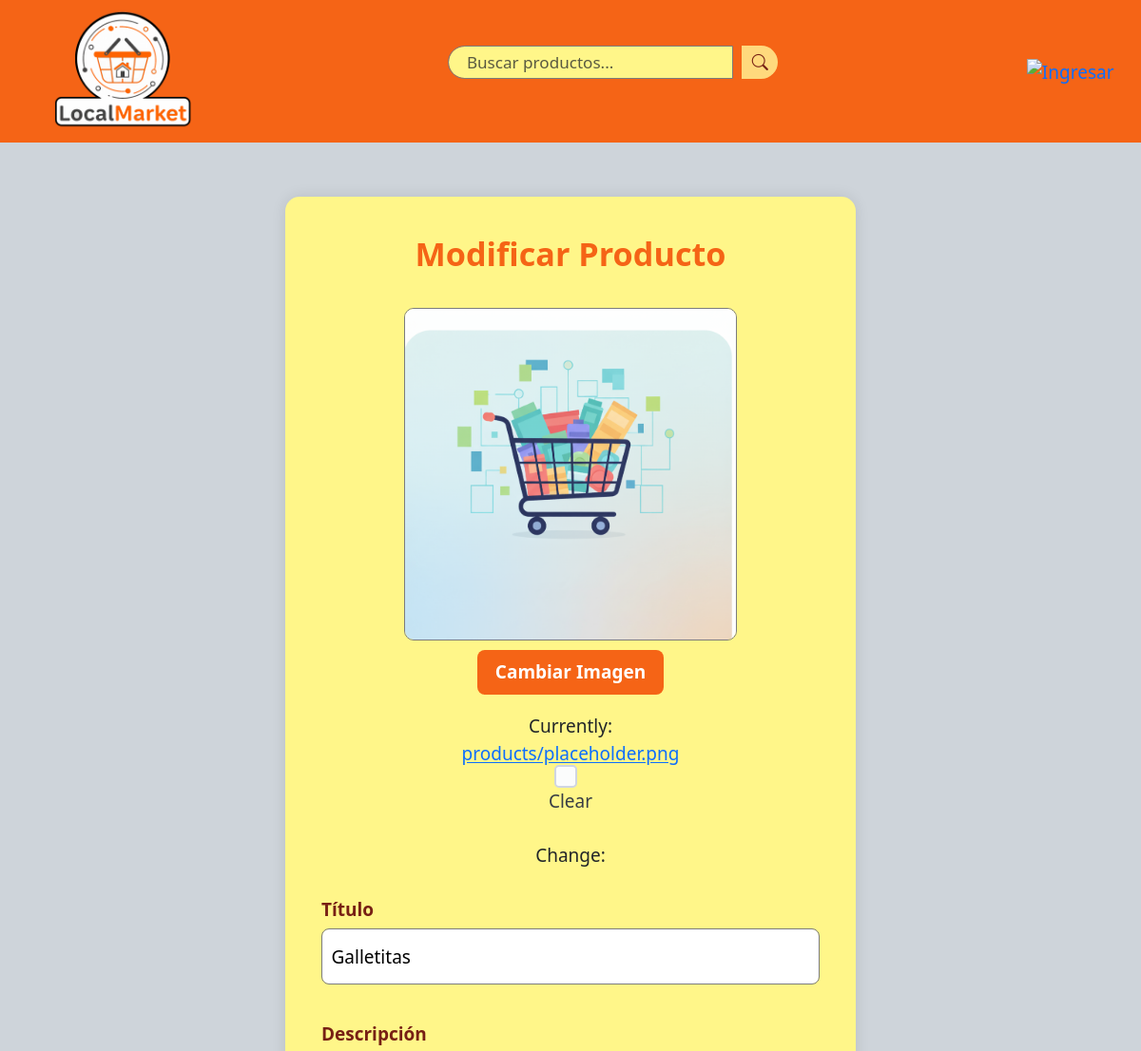
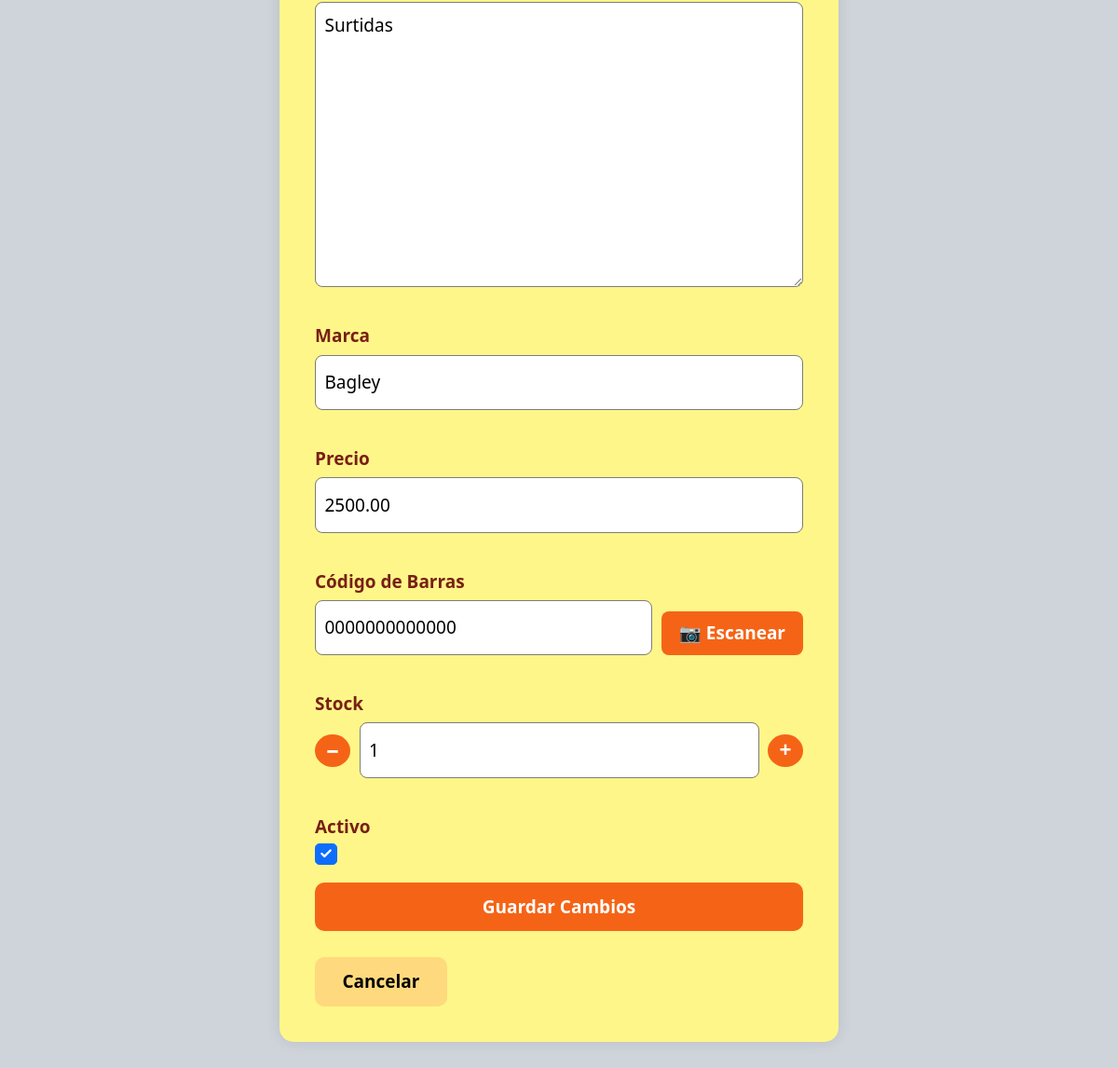
The page /productos/2/modificar/ on the database its author committed (2 pictures, top to bottom).
### market/models.py (models this page shows, shortened)
class Product(models.Model):
    seller = models.ForeignKey(
        settings.AUTH_USER_MODEL,
        on_delete=models.CASCADE,
        related_name="products"
    )
    title = models.CharField(max_length=200)
    description = models.TextField(blank=True)
    marca = models.CharField(max_length=100, blank=True, default="Generico")
    price = models.DecimalField(max_digits=12, decimal_places=2)
    image = models.ImageField(
        upload_to="products/",
        blank=True,
        null=True,
        default="products/placeholder.png"
    )
    barcode = models.CharField(
        max_length=13,
        blank=True,
        default="0000000000000"
    )
    stock = models.IntegerField(
        blank=True,
        default=1
    )
    created_at = models.DateTimeField(auto_now_add=True)
    active = models.BooleanField(default=True)
    source = models.CharField(max_length=100, blank=True, default="Coto")  # supermercado
    query = models.CharField(max_length=100, blank=True, null=True)  # término de búsqueda

### market/views.py (the view)
# urls.py: path('<int:product_id>/modificar/', views.mod_product, name='mod_product'),
def mod_product(request, product_id):
    product = get_object_or_404(Product, pk=product_id)
    if request.method == 'POST':
        form = ProductForm(request.POST, request.FILES, instance=product)
        if form.is_valid():
            form.save()
            return redirect('market:product_list')
    else:
        form = ProductForm(instance=product)
    return render(request, 'market/mod_product.html', {'form': form})

### market/forms.py
class ProductForm(forms.ModelForm):
    class Meta:
        model = Product
        fields = ["title", "description", "marca", "price", "active", "image","barcode","stock",]
        widgets = {
            "title": forms.TextInput(attrs={"class": "form-control"}),
            "description": forms.Textarea(attrs={"class": "form-control"}),
            "marca": forms.TextInput(attrs={"class": "form-control"}),
            "price": forms.NumberInput(attrs={"class": "form-control"}),
            "active": forms.CheckboxInput(attrs={"class": "form-check-input"}),
            "image": forms.ClearableFileInput(attrs={
                "id": "id_image",
                "accept": "image/*"
            }),
            "barcode": forms.TextInput(attrs={
               "class": "form-control",
               "placeholder": "Ej: 0000000000000"
           }),
            "stock": forms.NumberInput(attrs={
               "class": "form-control",
               "min": "0",
               "placeholder": "Cantidad disponible"
           }),
        }

### market/context_processors.py (called while the page is built)
def user_avatar(request):
    if request.user.is_authenticated:
        avatar_url = get_user_avatar(request.user)
        return {'user_avatar_url': avatar_url}
    return {}

### market/templates/market/mod_product.html (shortened to what this page needs)
{% extends "base.html" %}
{% block content %}
<div class="add-product-container">
  <h2 class="title">Modificar Producto</h2>
  <form method="post" enctype="multipart/form-data" class="add-product-form">
    <div class="image-upload-group">
      <div class="image-preview-wrapper">
        <img id="imagePreview"
             src="{% if form.instance.image %}{{ form.instance.image.url }}{% else %}{{ MEDIA_URL }}products/placeholder.png{% endif %}"
             data-placeholder="{{ MEDIA_URL }}products/placeholder.png"
             alt="Preview imagen"
             class="image-preview">
      </div>
      <button type="button" id="selectImageBtn" class="btn select-image-btn">
        Cambiar Imagen
      </button>
      {{ form.image }}
    </div>
    <div class="form-inputs">
      <div class="form-group">
        <label for="id_title">Título</label>
        {{ form.title }}
      </div>
      <div class="form-group">
        <label for="id_description">Descripción</label>
        {{ form.description }}
      </div>
      <div class="form-group">
        <label for="id_marca">Marca</label>
        {{ form.marca }}
      </div>
      <div class="form-group">
        <label for="id_price">Precio</label>
        {{ form.price }}
      </div>
      <div class="form-group">
        <label for="id_barcode">Código de Barras</label>
        <div class="barcode-group">
          {{ form.barcode }}
          <button type="button" class="barcode-scan-btn" onclick="window.location.href='{% url 'scanner:scan' %}'">
            📷 Escanear
          </button>
        </div>
      </div>
      <div class="form-group">
        <label for="id_stock">Stock</label>
        <div class="stock-group">
          <button type="button" class="stock-btn" onclick="decrementStock()">−</button>
          {{ form.stock }}
          <button type="button" class="stock-btn" onclick="incrementStock()">+</button>
        </div>
      </div>
      <div class="form-group">
        <label for="id_active">Activo</label>
        {{ form.active }}
      </div>
    </div>
    <div class="form-actions">
      <button type="submit" class="btn save-btn">Guardar Cambios</button>
      <a href="{% url 'market:product_list' %}" class="btn cancel-btn">Cancelar</a>
    </div>
  </form>
</div>
{% endblock %}

### static/css/styles.css (style rules this page uses)
:root { --orange-pantone: #f56416ff; --falu-red: #772014ff; --gray: #7c7c7cff; --jasmine: #ffd97dff; --maize: #fff689ff; }
.add-product-container { max-width: 600px; margin: 2rem auto; background-color: var(--maize); padding: 2rem; border-radius: 15px; box-shadow: 0 0 15px rgba(0, 0, 0, 0.1); }
.title { color: var(--orange-pantone); text-align: center; margin-bottom: 2rem; font-size: 1.8rem; }
.image-upload-group { display: flex; flex-direction: column; align-items: center; margin-bottom: 1.5rem; }
.image-preview-wrapper { width: 100%; max-width: 350px; height: 350px; border: 1px solid var(--gray); border-radius: 10px; overflow: hidden; margin-bottom: 0.5rem; }
.image-preview { width: 100%; height: 100%; object-fit: cover; }
.select-image-btn { background-color: var(--orange-pantone); color: #fff; font-weight: 600; padding: 0.5rem 1rem; border-radius: 8px; border: none; cursor: pointer; transition: background-color 0.3s ease; margin-bottom: 1rem; }
.form-inputs .form-group { display: flex; flex-direction: column; margin-bottom: 1rem; }
.form-inputs label { font-weight: 600; margin-bottom: 0.3rem; color: var(--falu-red); }
.form-inputs input, .form-inputs textarea, .form-inputs select { background-color: #fff; color: #000; border: 1px solid var(--gray); border-radius: 8px; padding: 0.5rem; font-size: 1rem; }
.form-inputs textarea { resize: vertical; }
.stock-group { display: flex; align-items: center; gap: 0.5rem; }
.stock-btn { background-color: var(--orange-pantone); color: #fff; border: none; width: 35px; height: 35px; border-radius: 50%; font-size: 1.2rem; font-weight: bold; cursor: pointer; transition: background-color 0.3s ease; display: flex; align-items: center; justify-content: center; }
.form-actions { display: flex; justify-content: flex-start; gap: 0.5rem; margin-top: 1rem; flex-wrap: wrap; }
.save-btn, .scanner-btn { background-color: var(--orange-pantone); border: none; color: #fff; font-weight: 600; padding: 0.6rem 1.5rem; border-radius: 10px; cursor: pointer; transition: background-color 0.3s ease; text-decoration: none; display: inline-block; }
.cancel-btn { background-color: var(--jasmine); color: #000; font-weight: 600; padding: 0.6rem 1.5rem; border-radius: 10px; text-decoration: none; transition: background-color 0.3s ease; display: inline-block; }
.barcode-group { display: flex; align-items: flex-end; gap: 0.5rem; }
.barcode-group input { flex: 1; }
.barcode-scan-btn { background-color: var(--orange-pantone); color: #fff; border: none; padding: 0.5rem 1rem; border-radius: 8px; font-weight: 600; cursor: pointer; transition: background-color 0.3s ease; white-space: nowrap; }

### static/dashboard/dashboard.css (style rules this page uses)
:root { --orange-pantone: #f56416ff; --falu-red: #772014ff; --gray: #7c7c7cff; --jasmine: #ffd97dff; --maize: #fff689ff; }
h2 { color: var(--falu-red) ; margin: 2px auto; }

### rows shown on the page
Product: image (placeholder picture), title "Galletitas", description "Surtidas", marca "Bagley", price "2500.00", barcode "0000000000000", stock "1", active "☑"
